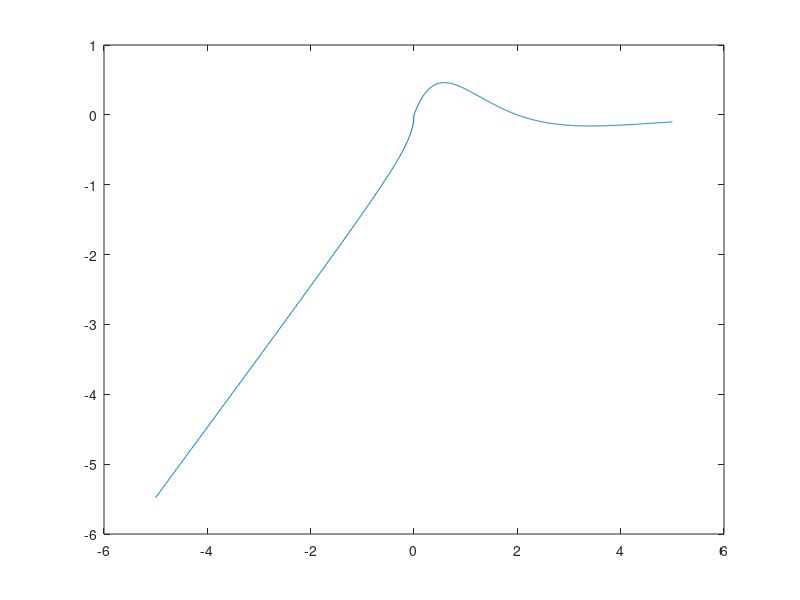

Reproduce this figure in MATLAB.
clear
clc
close all

% definisco la funzione a tratti moltiplicando i vari tratti per il vettore
% logico in uscita dalla verifica dei tratti
f = @(x) -sqrt(x.^2 - x).*(x < 0) + (-x.^2 + 2*x).*exp(-x).*(x >= 0);
x = -5:.01:5;
plot(x, f(x));
